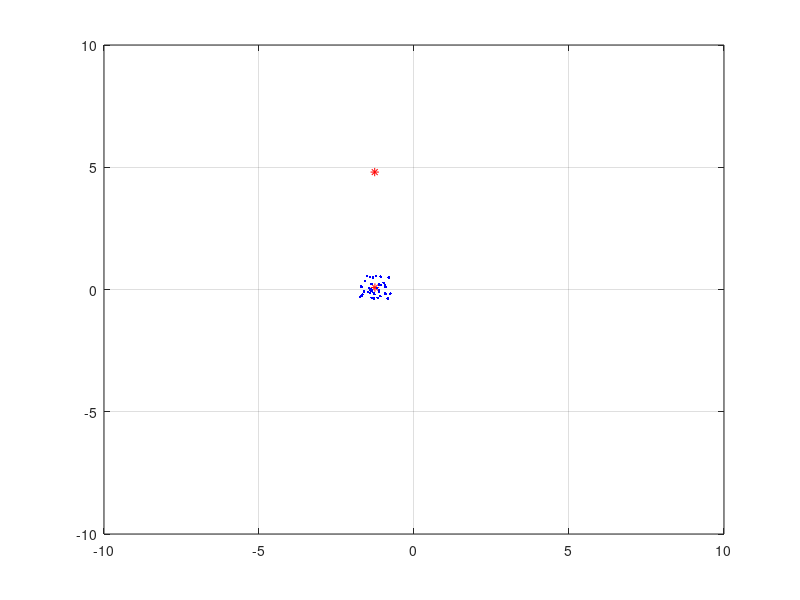

Here is the MATLAB script that generated this plot:
%header 
clc;
clear all;
close all;

%% Ex 2.1

xs = rand(1,100) * 20 - 10;
ys = rand(1,100) * 10 - 5;

plot(xs,ys,'or')

%% Ex 2.2
clear all
clc
close all

x0 = rand()* 20 - 10;
y0 = rand()* 10 - 5;

% sortear 40 valores diferentes de translação
vmax = 0.5;
txs = rand(1,40)*2*vmax-vmax;
tys = rand(1,40)*2*vmax-vmax;

%aplicar a translação

xs = x0 + txs;
ys = y0 + tys;


plot(x0, y0, '*r')
hold on 
plot(xs, ys, '.b')


%% Ex 2.3
clear all
clc
close all

x0 = rand()* 20 - 10;
y0 = rand()* 10 - 5;
h = plot(x0, y0, '*r', 'MarkerSize',6)

% ms = 6;
% for i = 1:10 % fazer crescrer o marker
%     set(h, 'MarkerSize',ms)
%     ms = ms + 3
%     pause
% end

hold on 
axis([-10 10 -10 10]); % axis([xmin xmax ymin ymax])
grid on

x = x0;
y = y0;
for i=1:40

    % sortear tx e ty
    vmax = 0.5;
    tx = rand()*2*vmax-vmax;
    % tx = 0;
    ty = rand()*2*vmax-vmax;

    x = x + tx;
    y = y + ty;

    % Desenhar o rasto 
    % plot(x, y, 'ob')

    % Alterar o desenho da pose inicial para a nova pose
    set(h, 'XData',x, 'YData', y)

    pause(0.1)

end




